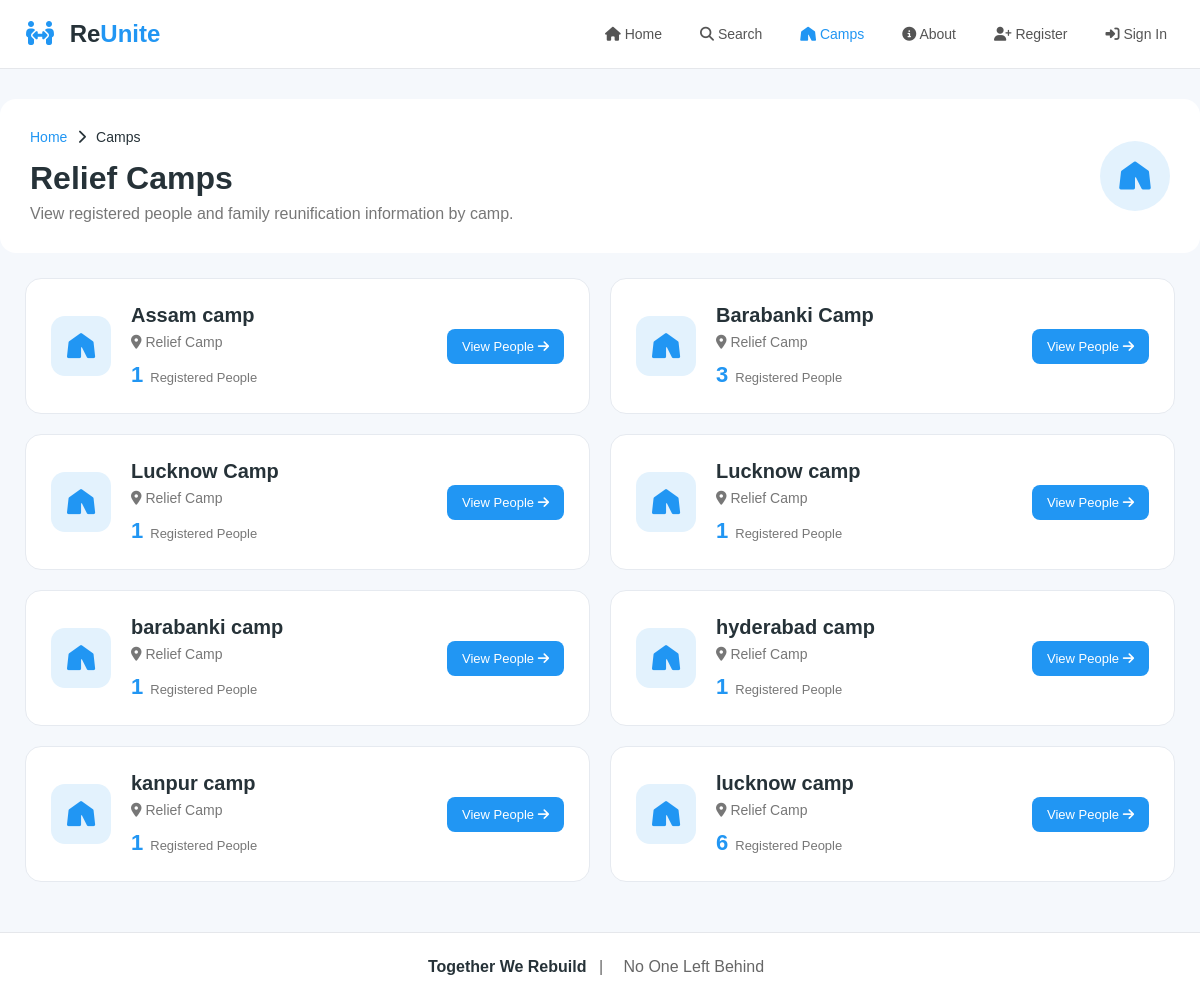
Screenshot of /camps with the database file from the repository.
### tables this page shows
CREATE TABLE persons (
            id INTEGER PRIMARY KEY AUTOINCREMENT,
            name TEXT NOT NULL,
            age INTEGER NOT NULL,
            gender TEXT NOT NULL,
            camp TEXT NOT NULL,
            family_name TEXT NOT NULL,
            phone TEXT,
            created_at TEXT NOT NULL
        , email TEXT, status TEXT DEFAULT 'Searching');

### app.py (the view)
@app.route("/camps")
def camps():
    conn = get_db_connection()
    camps = conn.execute("""
        SELECT
            camp,
            COUNT(*) AS total_people
        FROM persons
        WHERE camp IS NOT NULL
        AND camp != ''
        GROUP BY camp
        ORDER BY camp
    """).fetchall()
    conn.close()
    return render_template(
        "camps.html",
        camps=camps
    )

### app.py (called while the page is built)
def get_db_connection():
    conn = sqlite3.connect("family.db")
    conn.row_factory = sqlite3.Row
    return conn

### templates/camps.html (shortened to what this page needs)
<!DOCTYPE html>
<html lang="en">
<head>
    <link rel="stylesheet"
          href="https://cdnjs.cloudflare.com/ajax/libs/font-awesome/6.5.2/css/all.min.css">
    <link rel="stylesheet"
          href="{{ url_for('static', filename='camps.css') }}">
</head>
<body>
<nav class="navbar">
    <div class="nav-container">
        <a href="/" class="logo">
            <i class="fa-solid fa-people-arrows"></i>
            <span>Re<span>Unite</span></span>
        </a>
        <div class="nav-links">
            <a href="/">
                <i class="fa-solid fa-house"></i>
                Home
            </a>
            <a href="/search">
                <i class="fa-solid fa-magnifying-glass"></i>
                Search
            </a>
            <a href="/camps" class="active">
                <i class="fa-solid fa-tent"></i>
                Camps
            </a>
            <a href="/about">
                <i class="fa-solid fa-circle-info"></i>
                About
            </a>
            <a href="/register">
                <i class="fa-solid fa-user-plus"></i>
                Register
            </a>
            <a href="/signin">
                <i class="fa-solid fa-right-to-bracket"></i>
                Sign In
            </a>
        </div>
    </div>
</nav>
<section class="page-header">
    <div>
        <div class="breadcrumb">
            <a href="/">Home</a>
            <i class="fa-solid fa-chevron-right"></i>
            <span>Camps</span>
        </div>
        <h1>Relief Camps</h1>
        <p>
            View registered people and family reunification
            information by camp.
        </p>
    </div>
    <div class="header-icon">
        <i class="fa-solid fa-tent"></i>
    </div>
</section>
<main class="camps-container">
    {% if camps %}
        <div class="camps-grid">
            {% for camp in camps %}
            <div class="camp-card">
                <div class="camp-icon">
                    <i class="fa-solid fa-tent"></i>
                </div>
                <div class="camp-content">
                    <h2>
                        {{ camp["camp"] }}
                    </h2>
                    <p>
                        <i class="fa-solid fa-location-dot"></i>
                        Relief Camp
                    </p>
                    <div class="camp-count">
                        <strong>
                            {{ camp["total_people"] }}
                        </strong>
                        <span>
                            Registered People
                        </span>
                    </div>
                </div>
                <a href="/search?camp={{ camp['camp'] }}"
                   class="view-button">
                    View People
                    <i class="fa-solid fa-arrow-right"></i>
                </a>
            </div>
            {% endfor %}
        </div>
    {% endif %}
</main>
<footer>
    <strong>
        Together We Rebuild
    </strong>
    <span>|</span>
    <span>
        No One Left Behind
    </span>
</footer>
</body>
</html>

### static/camps.css (style rules this page uses)
* { margin: 0; padding: 0; box-sizing: border-box; }
body { font-family: Arial, sans-serif; background: #f5f8fc; color: #263238; }
.navbar { background: white; border-bottom: 1px solid #e5e7eb; }
.nav-container { max-width: 1200px; margin: auto; padding: 18px 25px; display: flex; justify-content: space-between; align-items: center; }
.logo { text-decoration: none; font-size: 24px; font-weight: 700; color: #263238; }
.logo i { color: #2196f3; margin-right: 8px; }
.logo span span { color: #2196f3; }
.nav-links { display: flex; gap: 22px; }
.nav-links a { text-decoration: none; color: #555; font-size: 14px; padding: 8px; }
.nav-links a:hover, .nav-links a.active { color: #2196f3; }
.page-header { max-width: 1200px; margin: 30px auto 20px; padding: 30px; background: white; border-radius: 16px; display: flex; justify-content: space-between; align-items: center; }
.breadcrumb { display: flex; gap: 10px; align-items: center; font-size: 14px; margin-bottom: 15px; }
.breadcrumb a { color: #2196f3; text-decoration: none; }
.page-header h1 { font-size: 32px; margin-bottom: 8px; }
.page-header p { color: #777; }
.header-icon { width: 70px; height: 70px; display: flex; align-items: center; justify-content: center; background: #e3f2fd; color: #2196f3; border-radius: 50%; font-size: 28px; }
.camps-container { max-width: 1200px; margin: 25px auto; padding: 0 25px; }
.camps-grid { display: grid; grid-template-columns: repeat(2, 1fr); gap: 20px; }
.camp-card { background: white; border-radius: 16px; padding: 25px; display: flex; align-items: center; gap: 20px; border: 1px solid #e6eaf0; transition: 0.2s; }
.camp-icon { min-width: 60px; height: 60px; border-radius: 14px; display: flex; align-items: center; justify-content: center; background: #e3f2fd; color: #2196f3; font-size: 25px; }
.camp-content { flex: 1; }
.camp-content h2 { font-size: 20px; margin-bottom: 7px; }
.camp-content p { color: #777; font-size: 14px; }
.camp-count { margin-top: 12px; display: flex; align-items: baseline; gap: 7px; }
.camp-count strong { font-size: 22px; color: #2196f3; }
.camp-count span { font-size: 13px; color: #777; }
.view-button { text-decoration: none; padding: 10px 15px; background: #2196f3; color: white; border-radius: 8px; font-size: 13px; white-space: nowrap; }
footer { margin-top: 50px; padding: 25px; text-align: center; background: white; border-top: 1px solid #e5e7eb; color: #666; }
footer strong { color: #263238; }
footer span { margin: 0 8px; }

### rows the page displays
persons: camp "Lucknow Camp", total_people "1", camp "Lucknow camp"

### other values shown
{{ camp["camp"] }} "Assam camp" "Barabanki Camp" "barabanki camp" "hyderabad camp" "kanpur camp" "lucknow camp"
{{ camp["total_people"] }} "1" "3" "1" "1" "1" "6"
